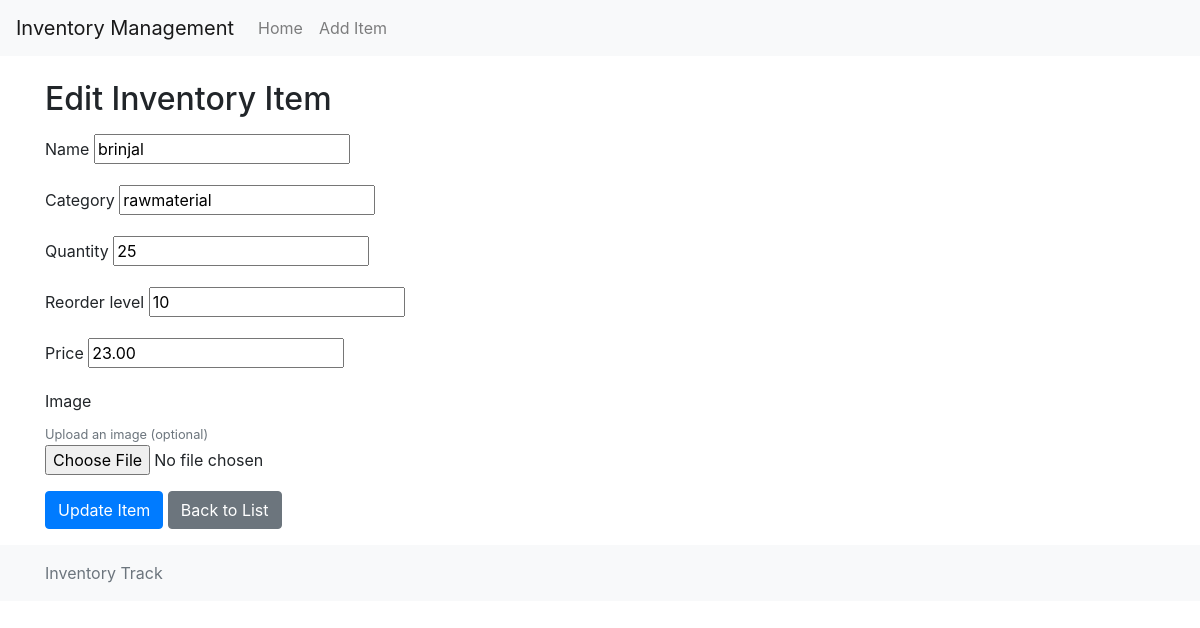
Screenshot of /inventory/edit/7/ with the database file from the repository.
### inventory/models.py (models this page shows, shortened)
class InventoryItem(models.Model):
    name = models.CharField(max_length=100)
    category = models.CharField(max_length=100)
    quantity = models.IntegerField()
    reorder_level = models.IntegerField(default=0)
    price = models.DecimalField(max_digits=10, decimal_places=2, default=0.0)
    image = models.ImageField(upload_to='inventory_images/', blank=True, null=True)

### inventory/views.py (the view)
# urls.py: path('edit/<int:pk>/', views.edit_inventory_item, name='edit_inventory_item'),
def edit_inventory_item(request, pk):
    item = get_object_or_404(InventoryItem, pk=pk)
    if request.method == 'POST':
        form = InventoryItemForm(request.POST, request.FILES, instance=item)
        if form.is_valid():
            if 'image' in request.FILES:
                if item.image:
                    s3_client = boto3.client('s3')
                    s3_client.delete_object(Bucket=settings.AWS_STORAGE_BUCKET_NAME, Key=item.image.name)
            form.save()
            return redirect('inventory_list')
    else:
        form = InventoryItemForm(instance=item)
    return render(request, 'inventory/add_edit_item.html', {'form': form})

### inventory/forms.py
class InventoryItemForm(forms.ModelForm):
    class Meta:
        model = InventoryItem
        fields = ['name', 'category', 'quantity', 'reorder_level', 'price', 'image']

### inventory/templates/inventory/add_edit_item.html (shortened to what this page needs)
{% extends 'inventory/base.html' %} {% block content %}
<h2>{% if form.instance.pk %}Edit{% else %}Add{% endif %} Inventory Item</h2>
<form method="post" enctype="multipart/form-data" class="my-3">
  {% csrf_token %} {% for field in form %}
  <div class="form-group">
    <label for="{{ field.id_for_label }}">{{ field.label }}</label>
    {% if field.name == 'image' %}
    <small class="form-text text-muted">Upload an image (optional)</small>
    {% endif %} {{ field }}
  </div>
  {% endfor %}
  <button type="submit" class="btn btn-primary">
    {% if form.instance.pk %}Update{% else %}Add{% endif %} Item
  </button>
  <a href="{% url 'inventory_list' %}" class="btn btn-secondary"
    >Back to List</a
  >
</form>
 {% endblock %}

### rows the page displays
InventoryItem: form "brinjal" "rawmaterial" "25" "10" "23.00"

### other values shown
{{ field.label }} "Name" "Category" "Quantity" "Reorder level" "Price" "Image"
